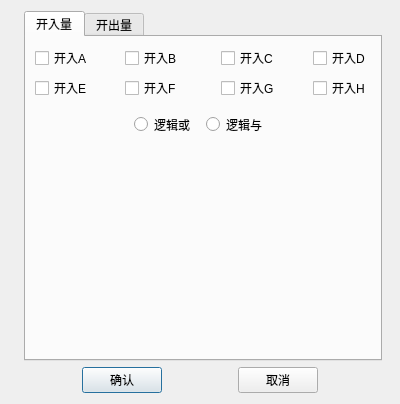
<?xml version="1.0" encoding="UTF-8"?>
<ui version="4.0">
 <class>QDistanceBinarysDlg</class>
 <widget class="QDialog" name="QDistanceBinarysDlg">
  <property name="geometry">
   <rect>
    <x>0</x>
    <y>0</y>
    <width>400</width>
    <height>400</height>
   </rect>
  </property>
  <property name="maximumSize">
   <size>
    <width>526</width>
    <height>600</height>
   </size>
  </property>
  <property name="windowTitle">
   <string>开入、开出量设置</string>
  </property>
  <layout class="QGridLayout" name="gridLayout">
   <item row="0" column="2">
    <widget class="QTabWidget" name="m_tabIn_Out">
     <property name="currentIndex">
      <number>0</number>
     </property>
     <widget class="QWidget" name="m_tabInput">
      <attribute name="title">
       <string>开入量</string>
      </attribute>
      <layout class="QGridLayout" name="gridLayout_2">
       <item row="2" column="2" colspan="3">
        <widget class="QGroupBox" name="groupBox_2">
         <property name="styleSheet">
          <string notr="true">border:0px;

</string>
         </property>
         <property name="title">
          <string/>
         </property>
         <layout class="QHBoxLayout" name="horizontalLayout_2">
          <item>
           <widget class="QRadioButton" name="m_radio_or">
            <property name="text">
             <string>逻辑或</string>
            </property>
           </widget>
          </item>
          <item>
           <widget class="QRadioButton" name="m_radio_and">
            <property name="text">
             <string>逻辑与</string>
            </property>
           </widget>
          </item>
         </layout>
        </widget>
       </item>
       <item row="0" column="6">
        <widget class="QCheckBox" name="m_checkD">
         <property name="text">
          <string>开入D</string>
         </property>
        </widget>
       </item>
       <item row="0" column="2">
        <widget class="QCheckBox" name="m_checkB">
         <property name="text">
          <string>开入B</string>
         </property>
        </widget>
       </item>
       <item row="3" column="2">
        <spacer name="verticalSpacer">
         <property name="orientation">
          <enum>Qt::Vertical</enum>
         </property>
         <property name="sizeHint" stdset="0">
          <size>
           <width>20</width>
           <height>40</height>
          </size>
         </property>
        </spacer>
       </item>
       <item row="0" column="4">
        <widget class="QCheckBox" name="m_checkC">
         <property name="text">
          <string>开入C</string>
         </property>
        </widget>
       </item>
       <item row="0" column="0">
        <widget class="QCheckBox" name="m_checkA">
         <property name="text">
          <string>开入A</string>
         </property>
        </widget>
       </item>
       <item row="0" column="1">
        <spacer name="horizontalSpacer_8">
         <property name="orientation">
          <enum>Qt::Horizontal</enum>
         </property>
         <property name="sizeHint" stdset="0">
          <size>
           <width>40</width>
           <height>20</height>
          </size>
         </property>
        </spacer>
       </item>
       <item row="0" column="5">
        <spacer name="horizontalSpacer_10">
         <property name="orientation">
          <enum>Qt::Horizontal</enum>
         </property>
         <property name="sizeHint" stdset="0">
          <size>
           <width>40</width>
           <height>20</height>
          </size>
         </property>
        </spacer>
       </item>
       <item row="0" column="3">
        <spacer name="horizontalSpacer_9">
         <property name="orientation">
          <enum>Qt::Horizontal</enum>
         </property>
         <property name="sizeHint" stdset="0">
          <size>
           <width>40</width>
           <height>20</height>
          </size>
         </property>
        </spacer>
       </item>
       <item row="1" column="0">
        <widget class="QCheckBox" name="m_checkE">
         <property name="text">
          <string>开入E</string>
         </property>
        </widget>
       </item>
       <item row="1" column="6">
        <widget class="QCheckBox" name="m_checkH">
         <property name="text">
          <string>开入H</string>
         </property>
        </widget>
       </item>
       <item row="1" column="4">
        <widget class="QCheckBox" name="m_checkG">
         <property name="text">
          <string>开入G</string>
         </property>
        </widget>
       </item>
       <item row="1" column="2">
        <widget class="QCheckBox" name="m_checkF">
         <property name="text">
          <string>开入F</string>
         </property>
        </widget>
       </item>
      </layout>
     </widget>
     <widget class="QWidget" name="m_tabOutput">
      <attribute name="title">
       <string>开出量</string>
      </attribute>
      <layout class="QGridLayout" name="gridLayout_3">
       <item row="3" column="0">
        <widget class="QLabel" name="m_lab_B04">
         <property name="text">
          <string>开出4</string>
         </property>
        </widget>
       </item>
       <item row="0" column="0">
        <widget class="QLabel" name="m_lab_B01">
         <property name="text">
          <string>开出1</string>
         </property>
        </widget>
       </item>
       <item row="0" column="2">
        <widget class="QComboBox" name="m_cmb_B01">
         <property name="minimumSize">
          <size>
           <width>200</width>
           <height>0</height>
          </size>
         </property>
        </widget>
       </item>
       <item row="9" column="0">
        <widget class="QLabel" name="m_labDelayTime">
         <property name="text">
          <string>开出保持时间(s)</string>
         </property>
        </widget>
       </item>
       <item row="4" column="0">
        <widget class="QLabel" name="m_lab_B05">
         <property name="text">
          <string>开出5</string>
         </property>
        </widget>
       </item>
       <item row="2" column="0">
        <widget class="QLabel" name="m_lab_B03">
         <property name="text">
          <string>开出3</string>
         </property>
        </widget>
       </item>
       <item row="4" column="2">
        <widget class="QComboBox" name="m_cmb_B05"/>
       </item>
       <item row="3" column="2">
        <widget class="QComboBox" name="m_cmb_B04"/>
       </item>
       <item row="1" column="0">
        <widget class="QLabel" name="m_lab_B02">
         <property name="text">
          <string>开出2</string>
         </property>
        </widget>
       </item>
       <item row="1" column="2">
        <widget class="QComboBox" name="m_cmb_B02"/>
       </item>
       <item row="5" column="0">
        <widget class="QLabel" name="m_lab_B06">
         <property name="text">
          <string>开出6</string>
         </property>
        </widget>
       </item>
       <item row="6" column="2">
        <widget class="QComboBox" name="m_cmb_B07"/>
       </item>
       <item row="7" column="2">
        <widget class="QComboBox" name="m_cmb_B08"/>
       </item>
       <item row="7" column="0">
        <widget class="QLabel" name="m_lab_B08">
         <property name="text">
          <string>开出8</string>
         </property>
        </widget>
       </item>
       <item row="2" column="2">
        <widget class="QComboBox" name="m_cmb_B03"/>
       </item>
       <item row="8" column="0">
        <widget class="QLabel" name="m_lab_SwitchMode">
         <property name="minimumSize">
          <size>
           <width>0</width>
           <height>0</height>
          </size>
         </property>
         <property name="maximumSize">
          <size>
           <width>110</width>
           <height>16777215</height>
          </size>
         </property>
         <property name="text">
          <string>开出翻转启动方式</string>
         </property>
        </widget>
       </item>
       <item row="5" column="2">
        <widget class="QComboBox" name="m_cmb_B06"/>
       </item>
       <item row="9" column="2">
        <widget class="QSettingLineEdit" name="m_txtDelayTime"/>
       </item>
       <item row="8" column="2">
        <widget class="QComboBox" name="m_cmb_SwitchMode"/>
       </item>
       <item row="6" column="0">
        <widget class="QLabel" name="m_lab_B07">
         <property name="text">
          <string>开出7</string>
         </property>
        </widget>
       </item>
       <item row="10" column="0">
        <widget class="QLabel" name="m_labKeepTime">
         <property name="text">
          <string>开出翻转时刻(s)</string>
         </property>
        </widget>
       </item>
       <item row="10" column="2">
        <widget class="QSettingLineEdit" name="m_txtKeepTime">
         <property name="minimumSize">
          <size>
           <width>200</width>
           <height>0</height>
          </size>
         </property>
         <property name="maximumSize">
          <size>
           <width>200</width>
           <height>16777215</height>
          </size>
         </property>
        </widget>
       </item>
       <item row="0" column="1">
        <spacer name="horizontalSpacer_6">
         <property name="orientation">
          <enum>Qt::Horizontal</enum>
         </property>
         <property name="sizeHint" stdset="0">
          <size>
           <width>40</width>
           <height>20</height>
          </size>
         </property>
        </spacer>
       </item>
      </layout>
     </widget>
    </widget>
   </item>
   <item row="1" column="0" colspan="4">
    <layout class="QHBoxLayout" name="horizontalLayout">
     <item>
      <spacer name="horizontalSpacer_3">
       <property name="orientation">
        <enum>Qt::Horizontal</enum>
       </property>
       <property name="sizeHint" stdset="0">
        <size>
         <width>40</width>
         <height>20</height>
        </size>
       </property>
      </spacer>
     </item>
     <item>
      <widget class="QPushButton" name="m_btnOK">
       <property name="text">
        <string>确认</string>
       </property>
      </widget>
     </item>
     <item>
      <spacer name="horizontalSpacer">
       <property name="orientation">
        <enum>Qt::Horizontal</enum>
       </property>
       <property name="sizeType">
        <enum>QSizePolicy::Fixed</enum>
       </property>
       <property name="sizeHint" stdset="0">
        <size>
         <width>70</width>
         <height>20</height>
        </size>
       </property>
      </spacer>
     </item>
     <item>
      <widget class="QPushButton" name="m_btnCancel">
       <property name="text">
        <string>取消</string>
       </property>
      </widget>
     </item>
     <item>
      <spacer name="horizontalSpacer_2">
       <property name="orientation">
        <enum>Qt::Horizontal</enum>
       </property>
       <property name="sizeHint" stdset="0">
        <size>
         <width>40</width>
         <height>20</height>
        </size>
       </property>
      </spacer>
     </item>
    </layout>
   </item>
   <item row="0" column="3">
    <spacer name="horizontalSpacer_4">
     <property name="orientation">
      <enum>Qt::Horizontal</enum>
     </property>
     <property name="sizeHint" stdset="0">
      <size>
       <width>40</width>
       <height>20</height>
      </size>
     </property>
    </spacer>
   </item>
   <item row="0" column="1">
    <spacer name="horizontalSpacer_5">
     <property name="orientation">
      <enum>Qt::Horizontal</enum>
     </property>
     <property name="sizeHint" stdset="0">
      <size>
       <width>40</width>
       <height>20</height>
      </size>
     </property>
    </spacer>
   </item>
  </layout>
 </widget>
 <customwidgets>
  <customwidget>
   <class>QSettingLineEdit</class>
   <extends>QLineEdit</extends>
   <header>../../UI/Controls/SettingCtrls/qsettinglineedit.h</header>
  </customwidget>
 </customwidgets>
 <resources/>
 <connections/>
</ui>
